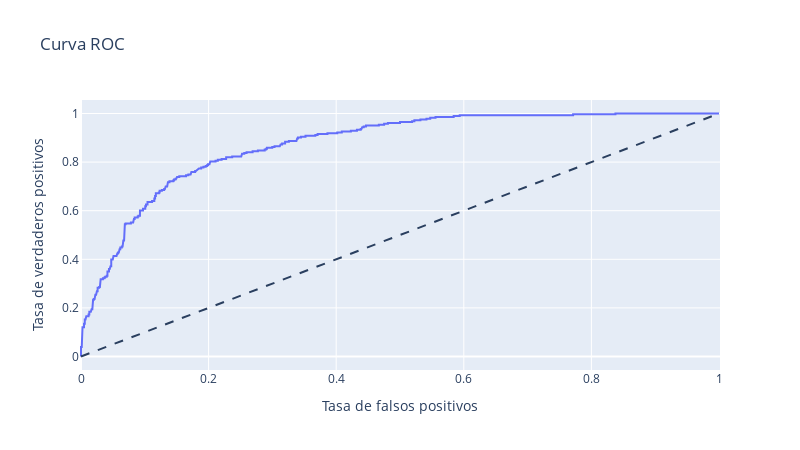

This figure's notebook cell:
### Markdown cell above
#### NEURAL NETWORK

### Code cell
model_net = Sequential()

model_net.add(Dense(32, input_dim=X_train.shape[1], activation='relu'))
model_net.add(Dropout(0.5))  # Prevención sobreajuste (Apagado aleatorio de neuronas)
model_net.add(Dense(16, activation='relu')) 
model_net.add(Dropout(0.5))  # Prevención sobreajuste (Apagado aleatorio de neuronas)
model_net.add(Dense(8, activation='relu')) 
model_net.add(Dropout(0.5))  # Prevención sobreajuste (Apagado aleatorio de neuronas)
model_net.add(Dense(1, activation='sigmoid'))

model_net.compile(optimizer='adam', loss='binary_crossentropy', metrics=['accuracy'])

history = model_net.fit(X_train, y_train, epochs=50, batch_size=32, validation_data=(X_test, y_test), verbose=5)

loss, accuracy = model_net.evaluate(X_test, y_test)
print(f"Precisión en el conjunto de prueba: {accuracy:.4f}")

predictions = (model_net.predict(X_test)>=0.5).astype(int)

find_scores(X_test, y_test, predictions, model_net)

### Figure 1 — Plotly figure (JSON) as saved in the notebook; plotly's stock layout.template omitted (floating-point values rounded to 4 significant figures; data arrays with more than 128 entries replaced by an {"elided": "..."} marker saying what was removed)
{"data": [{"hovertemplate": "Tasa de falsos positivos=%{x}<br>Tasa de verdaderos positivos=%{y}<extra></extra>", "legendgroup": "", "line": {"color": "#636efa", "dash": "solid"}, "marker": {"symbol": "circle"}, "mode": "lines", "name": "", "orientation": "v", "showlegend": false, "type": "scatter", "x": {"elided": "284 float values"}, "xaxis": "x", "y": {"elided": "284 float values"}, "yaxis": "y"}], "layout": {"height": 450, "legend": {"tracegroupgap": 0}, "shapes": [{"line": {"dash": "dash"}, "type": "line", "x0": 0, "x1": 1, "y0": 0, "y1": 1}], "title": {"text": "Curva ROC"}, "width": 800, "xaxis": {"anchor": "y", "domain": [0, 1], "title": {"text": "Tasa de falsos positivos"}}, "yaxis": {"anchor": "x", "domain": [0, 1], "title": {"text": "Tasa de verdaderos positivos"}}}}
